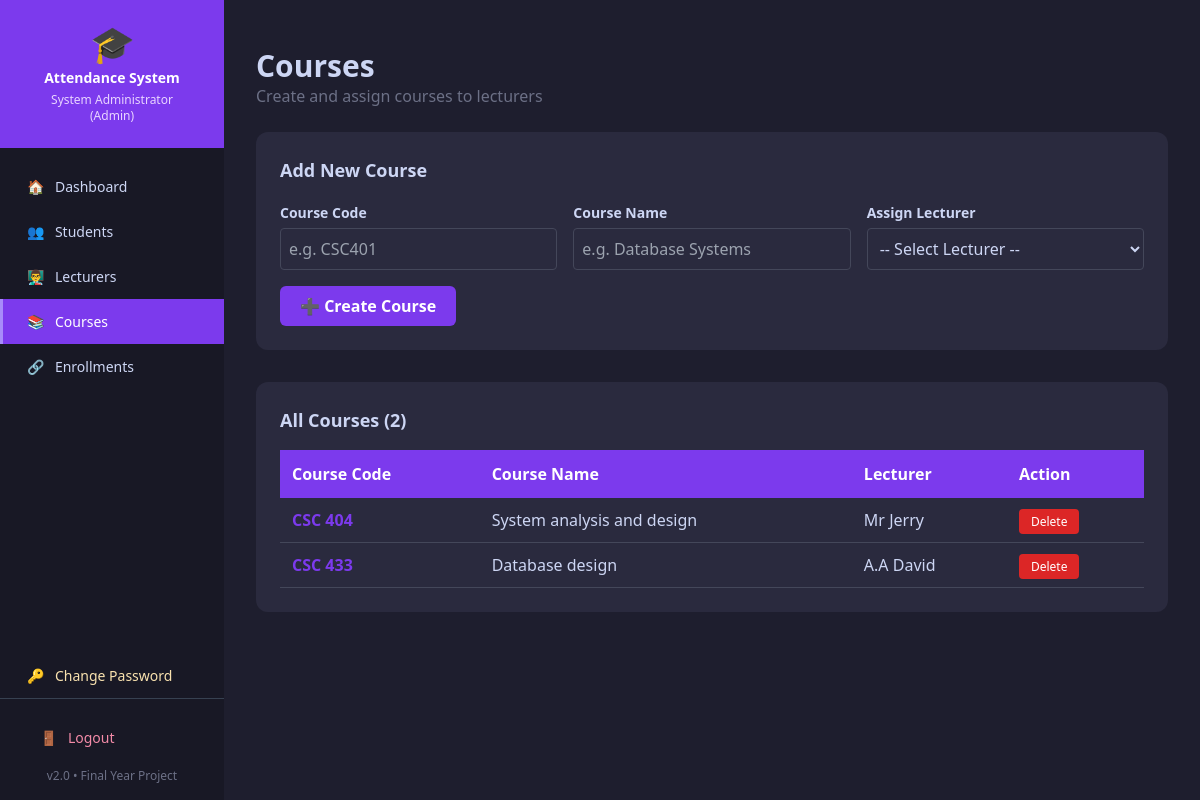
Screenshot of /admin/courses (signed in) with the database file from the repository.
### tables this page shows
CREATE TABLE courses (
            id          INTEGER PRIMARY KEY AUTOINCREMENT,
            course_code TEXT UNIQUE NOT NULL,
            course_name TEXT NOT NULL,
            user_id     INTEGER,
            FOREIGN KEY (user_id) REFERENCES users(id)
        );

CREATE TABLE users (
            id          INTEGER PRIMARY KEY AUTOINCREMENT,
            username    TEXT UNIQUE NOT NULL,
            password    TEXT NOT NULL,
            full_name   TEXT NOT NULL,
            email       TEXT,
            role        TEXT DEFAULT 'lecturer'
        );

### app.py (the view, shortened to what this page needs)
@app.route("/admin/courses", methods=["GET", "POST"])
@login_required
@admin_required
def manage_courses():
    conn = create_connection()
    courses = conn.execute('''
        SELECT c.id, c.course_code, c.course_name, u.full_name
        FROM courses c
        LEFT JOIN users u ON c.user_id = u.id
    ''').fetchall()
    lecturers = conn.execute(
        "SELECT * FROM users WHERE role='lecturer'"
    ).fetchall()
    conn.close()
    return render_template("admin/courses.html",
                           courses=courses,
                           lecturers=lecturers)

### app.py (called while the page is built)
def login_required(f):
    @wraps(f)
    def decorated(*args, **kwargs):
        if "user_id" not in session:
            flash("Please login to continue.", "error")
            return redirect(url_for("login"))
        return f(*args, **kwargs)
    return decorated

def admin_required(f):
    @wraps(f)
    def decorated(*args, **kwargs):
        if session.get("role") != "admin":
            flash("Admin access required.", "error")
            return redirect(url_for("lecturer_dashboard"))
        return f(*args, **kwargs)
    return decorated

@app.before_request
def check_session_timeout():
    if request.endpoint in ('login', 'static', None):
        return
    if "user_id" in session:
        last_active = session.get("last_active")
        now = datetime.now().timestamp()
        if last_active and now - last_active > 3600:
            session.clear()
            flash("Session expired. Please login again.",
                  "error")
            return redirect(url_for("login"))
        session["last_active"] = now

### database/db_setup.py (called while the page is built)
def create_connection():
    conn = sqlite3.connect(DB_PATH)
    return conn

### templates/admin/courses.html (shortened to what this page needs)
{% extends "base.html" %}
{% block content %}
<div class="mb-6">
    <h1 class="text-3xl font-bold" style="color:#cdd6f4">Courses</h1>
    <p style="color:#6c7086">Create and assign courses to lecturers</p>
</div>
<div class="card rounded-xl p-6 mb-8">
    <h2 class="text-lg font-bold mb-4" style="color:#cdd6f4">
        Add New Course
    </h2>
    <form method="POST" action="{{ url_for('manage_courses') }}">
        <div class="grid grid-cols-1 md:grid-cols-3 gap-4 mb-4">
            <div>
                <label class="text-sm font-semibold">Course Code</label>
                <input type="text" name="course_code"
                       placeholder="e.g. CSC401" required
                       class="w-full mt-1 p-2 rounded">
            </div>
            <div>
                <label class="text-sm font-semibold">Course Name</label>
                <input type="text" name="course_name"
                       placeholder="e.g. Database Systems" required
                       class="w-full mt-1 p-2 rounded">
            </div>
            <div>
                <label class="text-sm font-semibold">
                    Assign Lecturer
                </label>
                <select name="lecturer_id" required
                        class="w-full mt-1 p-2 rounded">
                    <option value="">-- Select Lecturer --</option>
                </select>
            </div>
        </div>
        <button type="submit" class="btn-primary">
            ➕ Create Course
        </button>
    </form>
</div>
<div class="card rounded-xl p-6">
    <h2 class="text-lg font-bold mb-4" style="color:#cdd6f4">
        All Courses ({{ courses|length }})
    </h2>
    <div class="overflow-x-auto">
        <table>
            <thead>
                <tr>
                    <th>Course Code</th>
                    <th>Course Name</th>
                    <th>Lecturer</th>
                    <th>Action</th>
                </tr>
            </thead>
            <tbody>
                {% for c in courses %}
                <tr>
                    <td>
                        <span class="font-bold"
                              style="color:#7c3aed">
                            {{ c[1] }}
                        </span>
                    </td>
                    <td>{{ c[2] }}</td>
                    <td>{{ c[3] or 'Unassigned' }}</td>
                    <td>
                        <a href="{{ url_for('delete_course', cid=c[0]) }}"
                           class="btn-danger"
                           onclick="return confirm('Delete this course?')">
                           Delete
                        </a>
                    </td>
                </tr>
                {% endfor %}
            </tbody>
        </table>
    </div>
</div>
{% endblock %}

### templates/base.html (style rules this page uses)
body { background-color: #1e1e2e; color: #cdd6f4; }
.card { background-color: #2a2a3e; }
input, select, textarea { background-color: #2a2a3e !important; color: #cdd6f4 !important; border: 1px solid #44475a !important; }
table { width: 100%; border-collapse: collapse; }
th { background-color: #7c3aed; color: white; padding: 12px; text-align: left; }
td { padding: 10px 12px; border-bottom: 1px solid #44475a; }
tr:nth-child(even) { background-color: #2a2a3e; }
.btn-primary { background-color: #7c3aed; color: white; padding: 8px 20px; border-radius: 6px; border: none; cursor: pointer; font-weight: 600; }
.btn-danger { background-color: #dc2626; color: white; padding: 4px 12px; border-radius: 4px; font-size: 12px; }

### rows the page displays
courses: course_code "CSC 404", course_name "System analysis and design", full_name "Mr Jerry"
courses: course_code "CSC 433", course_name "Database design", full_name "A.A David"

### other values shown
{{ session.full_name }} "System Administrator"
{{ session.role }} "Admin"
{{ courses|length }} "2"
